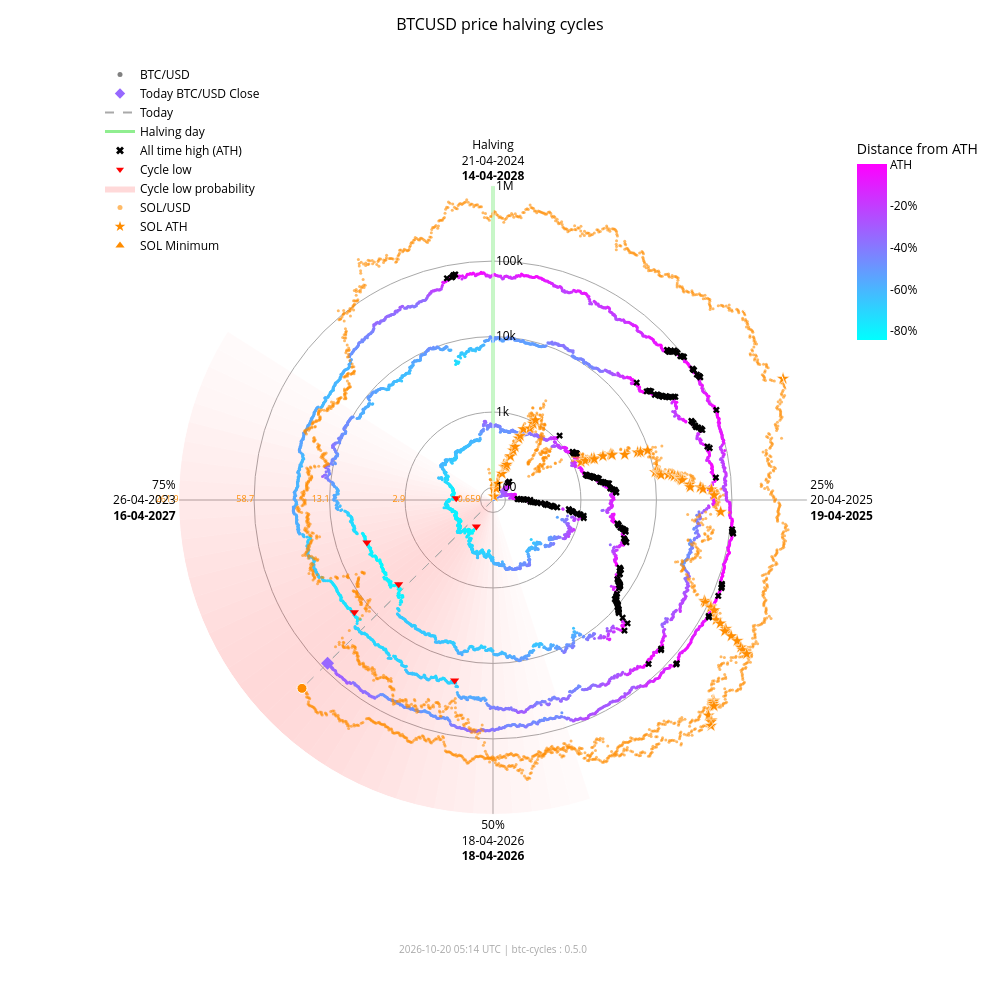

Notebook cell for this chart:
### Markdown cell above
### Interactive chart with overlay

### Code cell
fig_overlay_interactive = btc.plot(
    kind="interactive",
    from_date="2012-11-28",
    overlay=sol,
)
fig_overlay_interactive.show(config={"scrollZoom": True, "displayModeBar": True})

### Figure 1 — Plotly figure (JSON) as saved in the notebook; plotly's stock layout.template omitted (floating-point values rounded to 4 significant figures; data arrays with more than 128 entries replaced by an {"elided": "..."} marker saying what was removed)
{"data": [{"fill": "toself", "fillcolor": "rgba(255,0,0,0.018306980149439524)", "hoverinfo": "skip", "line": {"width": 0}, "mode": "lines", "r": [68.43, 1000000, 1000000, 68.43, 68.43], "showlegend": false, "theta": [162.0, 162.0, 165.6, 165.6, 162.0], "type": "scatterpolar"}, {"fill": "toself", "fillcolor": "rgba(255,0,0,0.02405911634527998)", "hoverinfo": "skip", "line": {"width": 0}, "mode": "lines", "r": [68.43, 1000000, 1000000, 68.43, 68.43], "showlegend": false, "theta": [165.6, 165.6, 169.2, 169.2, 165.6], "type": "scatterpolar"}, {"fill": "toself", "fillcolor": "rgba(255,0,0,0.030803449372254352)", "hoverinfo": "skip", "line": {"width": 0}, "mode": "lines", "r": [68.43, 1000000, 1000000, 68.43, 68.43], "showlegend": false, "theta": [169.2, 169.2, 172.8, 172.8, 169.2], "type": "scatterpolar"}, {"fill": "toself", "fillcolor": "rgba(255,0,0,0.03847233586005252)", "hoverinfo": "skip", "line": {"width": 0}, "mode": "lines", "r": [68.43, 1000000, 1000000, 68.43, 68.43], "showlegend": false, "theta": [172.8, 172.8, 176.4, 176.4, 172.8], "type": "scatterpolar"}, {"fill": "toself", "fillcolor": "rgba(255,0,0,0.04694405159551339)", "hoverinfo": "skip", "line": {"width": 0}, "mode": "lines", "r": [68.43, 1000000, 1000000, 68.43, 68.43], "showlegend": false, "theta": [176.4, 176.4, 180.0, 180.0, 176.4], "type": "scatterpolar"}, {"fill": "toself", "fillcolor": "rgba(255,0,0,0.05605603979818329)", "hoverinfo": "skip", "line": {"width": 0}, "mode": "lines", "r": [68.43, 1000000, 1000000, 68.43, 68.43], "showlegend": false, "theta": [180.0, 180.0, 183.6, 183.6, 180.0], "type": "scatterpolar"}, {"fill": "toself", "fillcolor": "rgba(255,0,0,0.06562330627802694)", "hoverinfo": "skip", "line": {"width": 0}, "mode": "lines", "r": [68.43, 1000000, 1000000, 68.43, 68.43], "showlegend": false, "theta": [183.6, 183.6, 187.2, 187.2, 183.6], "type": "scatterpolar"}, {"fill": "toself", "fillcolor": "rgba(255,0,0,0.07545707932574237)", "hoverinfo": "skip", "line": {"width": 0}, "mode": "lines", "r": [68.43, 1000000, 1000000, 68.43, 68.43], "showlegend": false, "theta": [187.2, 187.2, 190.8, 190.8, 187.2], "type": "scatterpolar"}, {"fill": "toself", "fillcolor": "rgba(255,0,0,0.08537841060169407)", "hoverinfo": "skip", "line": {"width": 0}, "mode": "lines", "r": [68.43, 1000000, 1000000, 68.43, 68.43], "showlegend": false, "theta": [190.8, 190.8, 194.4, 194.4, 190.8], "type": "scatterpolar"}, {"fill": "toself", "fillcolor": "rgba(255,0,0,0.09522272137134848)", "hoverinfo": "skip", "line": {"width": 0}, "mode": "lines", "r": [68.43, 1000000, 1000000, 68.43, 68.43], "showlegend": false, "theta": [194.4, 194.4, 198.0, 198.0, 194.4], "type": "scatterpolar"}, {"fill": "toself", "fillcolor": "rgba(255,0,0,0.10483418800389058)", "hoverinfo": "skip", "line": {"width": 0}, "mode": "lines", "r": [68.43, 1000000, 1000000, 68.43, 68.43], "showlegend": false, "theta": [198.0, 198.0, 201.6, 201.6, 198.0], "type": "scatterpolar"}, {"fill": "toself", "fillcolor": "rgba(255,0,0,0.11405248627197925)", "hoverinfo": "skip", "line": {"width": 0}, "mode": "lines", "r": [68.43, 1000000, 1000000, 68.43, 68.43], "showlegend": false, "theta": [201.6, 201.6, 205.2, 205.2, 201.6], "type": "scatterpolar"}, {"fill": "toself", "fillcolor": "rgba(255,0,0,0.12269756305009562)", "hoverinfo": "skip", "line": {"width": 0}, "mode": "lines", "r": [68.43, 1000000, 1000000, 68.43, 68.43], "showlegend": false, "theta": [205.2, 205.2, 208.8, 208.8, 205.2], "type": "scatterpolar"}, {"fill": "toself", "fillcolor": "rgba(255,0,0,0.13055959037792858)", "hoverinfo": "skip", "line": {"width": 0}, "mode": "lines", "r": [68.43, 1000000, 1000000, 68.43, 68.43], "showlegend": false, "theta": [208.8, 208.8, 212.4, 212.4, 208.8], "type": "scatterpolar"}, {"fill": "toself", "fillcolor": "rgba(255,0,0,0.13740037014073872)", "hoverinfo": "skip", "line": {"width": 0}, "mode": "lines", "r": [68.43, 1000000, 1000000, 68.43, 68.43], "showlegend": false, "theta": [212.4, 212.4, 216.0, 216.0, 212.4], "type": "scatterpolar"}, {"fill": "toself", "fillcolor": "rgba(255,0,0,0.14296927208088228)", "hoverinfo": "skip", "line": {"width": 0}, "mode": "lines", "r": [68.43, 1000000, 1000000, 68.43, 68.43], "showlegend": false, "theta": [216.0, 216.0, 219.6, 219.6, 216.0], "type": "scatterpolar"}, {"fill": "toself", "fillcolor": "rgba(255,0,0,0.14703219887325494)", "hoverinfo": "skip", "line": {"width": 0}, "mode": "lines", "r": [68.43, 1000000, 1000000, 68.43, 68.43], "showlegend": false, "theta": [219.6, 219.6, 223.2, 223.2, 219.6], "type": "scatterpolar"}, {"fill": "toself", "fillcolor": "rgba(255,0,0,0.14940752827264187)", "hoverinfo": "skip", "line": {"width": 0}, "mode": "lines", "r": [68.43, 1000000, 1000000, 68.43, 68.43], "showlegend": false, "theta": [223.2, 223.2, 226.8, 226.8, 223.2], "type": "scatterpolar"}, {"fill": "toself", "fillcolor": "rgba(255,0,0,0.15)", "hoverinfo": "skip", "line": {"width": 0}, "mode": "lines", "r": [68.43, 1000000, 1000000, 68.43, 68.43], "showlegend": false, "theta": [226.8, 226.8, 230.4, 230.4, 226.8], "type": "scatterpolar"}, {"fill": "toself", "fillcolor": "rgba(255,0,0,0.14882314851976614)", "hoverinfo": "skip", "line": {"width": 0}, "mode": "lines", "r": [68.43, 1000000, 1000000, 68.43, 68.43], "showlegend": false, "theta": [230.4, 230.4, 234.0, 234.0, 230.4], "type": "scatterpolar"}, {"fill": "toself", "fillcolor": "rgba(255,0,0,0.14600334989350275)", "hoverinfo": "skip", "line": {"width": 0}, "mode": "lines", "r": [68.43, 1000000, 1000000, 68.43, 68.43], "showlegend": false, "theta": [234.0, 234.0, 237.6, 237.6, 234.0], "type": "scatterpolar"}, {"fill": "toself", "fillcolor": "rgba(255,0,0,0.14176315293000513)", "hoverinfo": "skip", "line": {"width": 0}, "mode": "lines", "r": [68.43, 1000000, 1000000, 68.43, 68.43], "showlegend": false, "theta": [237.6, 237.6, 241.2, 241.2, 237.6], "type": "scatterpolar"}, {"fill": "toself", "fillcolor": "rgba(255,0,0,0.1363869302869166)", "hoverinfo": "skip", "line": {"width": 0}, "mode": "lines", "r": [68.43, 1000000, 1000000, 68.43, 68.43], "showlegend": false, "theta": [241.2, 241.2, 244.8, 244.8, 241.2], "type": "scatterpolar"}, {"fill": "toself", "fillcolor": "rgba(255,0,0,0.13017643696734477)", "hoverinfo": "skip", "line": {"width": 0}, "mode": "lines", "r": [68.43, 1000000, 1000000, 68.43, 68.43], "showlegend": false, "theta": [244.8, 244.8, 248.4, 248.4, 244.8], "type": "scatterpolar"}, {"fill": "toself", "fillcolor": "rgba(255,0,0,0.1234063302665758)", "hoverinfo": "skip", "line": {"width": 0}, "mode": "lines", "r": [68.43, 1000000, 1000000, 68.43, 68.43], "showlegend": false, "theta": [248.4, 248.4, 252.0, 252.0, 248.4], "type": "scatterpolar"}, {"fill": "toself", "fillcolor": "rgba(255,0,0,0.11628949020714345)", "hoverinfo": "skip", "line": {"width": 0}, "mode": "lines", "r": [68.43, 1000000, 1000000, 68.43, 68.43], "showlegend": false, "theta": [252.0, 252.0, 255.6, 255.6, 252.0], "type": "scatterpolar"}, {"fill": "toself", "fillcolor": "rgba(255,0,0,0.108959277972535)", "hoverinfo": "skip", "line": {"width": 0}, "mode": "lines", "r": [68.43, 1000000, 1000000, 68.43, 68.43], "showlegend": false, "theta": [255.6, 255.6, 259.2, 259.2, 255.6], "type": "scatterpolar"}, {"fill": "toself", "fillcolor": "rgba(255,0,0,0.1014715299920515)", "hoverinfo": "skip", "line": {"width": 0}, "mode": "lines", "r": [68.43, 1000000, 1000000, 68.43, 68.43], "showlegend": false, "theta": [259.2, 259.2, 262.8, 262.8, 259.2], "type": "scatterpolar"}, {"fill": "toself", "fillcolor": "rgba(255,0,0,0.09382430417652897)", "hoverinfo": "skip", "line": {"width": 0}, "mode": "lines", "r": [68.43, 1000000, 1000000, 68.43, 68.43], "showlegend": false, "theta": [262.8, 262.8, 266.4, 266.4, 262.8], "type": "scatterpolar"}, {"fill": "toself", "fillcolor": "rgba(255,0,0,0.08598937207621672)", "hoverinfo": "skip", "line": {"width": 0}, "mode": "lines", "r": [68.43, 1000000, 1000000, 68.43, 68.43], "showlegend": false, "theta": [266.4, 266.4, 270.0, 270.0, 266.4], "type": "scatterpolar"}, {"fill": "toself", "fillcolor": "rgba(255,0,0,0.07794710108398434)", "hoverinfo": "skip", "line": {"width": 0}, "mode": "lines", "r": [68.43, 1000000, 1000000, 68.43, 68.43], "showlegend": false, "theta": [270.0, 270.0, 273.6, 273.6, 270.0], "type": "scatterpolar"}, {"fill": "toself", "fillcolor": "rgba(255,0,0,0.06971614429145927)", "hoverinfo": "skip", "line": {"width": 0}, "mode": "lines", "r": [68.43, 1000000, 1000000, 68.43, 68.43], "showlegend": false, "theta": [273.6, 273.6, 277.2, 277.2, 273.6], "type": "scatterpolar"}, {"fill": "toself", "fillcolor": "rgba(255,0,0,0.061371174705723626)", "hoverinfo": "skip", "line": {"width": 0}, "mode": "lines", "r": [68.43, 1000000, 1000000, 68.43, 68.43], "showlegend": false, "theta": [277.2, 277.2, 280.8, 280.8, 277.2], "type": "scatterpolar"}, {"fill": "toself", "fillcolor": "rgba(255,0,0,0.05304520605236535)", "hoverinfo": "skip", "line": {"width": 0}, "mode": "lines", "r": [68.43, 1000000, 1000000, 68.43, 68.43], "showlegend": false, "theta": [280.8, 280.8, 284.4, 284.4, 280.8], "type": "scatterpolar"}, {"fill": "toself", "fillcolor": "rgba(255,0,0,0.044916938988340704)", "hoverinfo": "skip", "line": {"width": 0}, "mode": "lines", "r": [68.43, 1000000, 1000000, 68.43, 68.43], "showlegend": false, "theta": [284.4, 284.4, 288.0, 288.0, 284.4], "type": "scatterpolar"}, {"fill": "toself", "fillcolor": "rgba(255,0,0,0.0371870550186571)", "hoverinfo": "skip", "line": {"width": 0}, "mode": "lines", "r": [68.43, 1000000, 1000000, 68.43, 68.43], "showlegend": false, "theta": [288.0, 288.0, 291.6, 291.6, 288.0], "type": "scatterpolar"}, {"fill": "toself", "fillcolor": "rgba(255,0,0,0.030049603184432498)", "hoverinfo": "skip", "line": {"width": 0}, "mode": "lines", "r": [68.43, 1000000, 1000000, 68.43, 68.43], "showlegend": false, "theta": [291.6, 291.6, 295.2, 295.2, 291.6], "type": "scatterpolar"}, {"fill": "toself", "fillcolor": "rgba(255,0,0,0.023665126797805223)", "hoverinfo": "skip", "line": {"width": 0}, "mode": "lines", "r": [68.43, 1000000, 1000000, 68.43, 68.43], "showlegend": false, "theta": [295.2, 295.2, 298.8, 298.8, 295.2], "type": "scatterpolar"}, {"fill": "toself", "fillcolor": "rgba(255,0,0,0.018141004067302662)", "hoverinfo": "skip", "line": {"width": 0}, "mode": "lines", "r": [68.43, 1000000, 1000000, 68.43, 68.43], "showlegend": false, "theta": [298.8, 298.8, 302.4, 302.4, 298.8], "type": "scatterpolar"}, {"hoverinfo": "skip", "line": {"color": "darkgrey", "dash": "dash", "width": 1}, "mode": "lines", "r": [68.43, 81850.0], "showlegend": false, "theta": [225.4, 225.4], "type": "scatterpolar"}, {"hoverinfo": "skip", "line": {"color": "darkgrey", "dash": "dash", "width": 1}, "mode": "lines", "r": [68.43, 244700.0], "showlegend": false, "theta": [225.4, 225.4], "type": "scatterpolar"}, {"hoverinfo": "skip", "line": {"color": "lightgreen", "width": 3}, "mode": "lines", "r": [68.43, 1000000], "showlegend": false, "theta": [0, 0], "type": "scatterpolar"}, {"hoverinfo": "text", "marker": {"color": {"elided": "4924 str values"}, "size": 3}, "mode": "markers", "r": {"elided": "4924 float values"}, "showlegend": false, "text": {"elided": "4924 str values"}, "theta": {"elided": "4924 float values"}, "type": "scatterpolar"}, {"hoverinfo": "text", "marker": {"color": "#FF8C00", "opacity": 0.6, "size": 3}, "mode": "markers", "r": {"elided": "2384 float values"}, "showlegend": false, "text": {"elided": "2384 str values"}, "theta": {"elided": "2384 float values"}, "type": "scatterpolar"}, {"hoverinfo": "text", "marker": {"color": "#9768ff", "size": 10, "symbol": "diamond"}, "mode": "markers", "r": [81850.0], "showlegend": false, "text": ["Today<br>Date: 2026-10-19<br>Price: $81,853.54"], "theta": [225.4], "type": "scatterpolar"}, {"hoverinfo": "text", "marker": {"color": "#FF8C00", "line": {"color": "white", "width": 1}, "size": 10, "symbol": "circle"}, "mode": "markers", "r": [244700.0], "showlegend": false, "text": ["Today SOL<br>Date: 2026-10-19<br>Price: $104.93"], "theta": [225.4], "type": "scatterpolar"}, {"hoverinfo": "text", "marker": {"color": "#FF8C00", "line": {"color": "white", "width": 0.5}, "size": 10, "symbol": "star"}, "mode": "markers", "r": [68.43, 76.69, 98.28, 115.1, 160.2, 199.2, 200.3, 203.8, 217.3, 287.8, 349.8, 397.3, 523.3, 573.2, 718.1, 798.5, 948.0, 1078.0, 1271.0, 1461.0, 1785.0, 1908.0, 1917.0, 2530.0, 3215.0, 3302.0, 3322.0, 4795.0, 7121.0, 7760.0, 9679.0, 10370.0, 11210.0, 11600.0, 11830.0, 12190.0, 15220.0, 16990.0, 18090.0, 20010.0, 20730.0, 21720.0, 21920.0, 22700.0, 28100.0, 28410.0, 38550.0, 41750.0, 54000.0, 58230.0, 71670.0, 86520.0, 90770.0, 111800.0, 112400.0, 128500.0, 155700.0, 182600.0, 229400.0, 231200.0, 295100.0, 371400.0, 451600.0, 493500.0, 583700.0, 612100.0, 618900.0, 644000.0, 686600.0, 744100.0, 879500.0, 907500.0, 980900.0, 1000000.0], "showlegend": false, "text": ["SOL ATH<br>Date: 2020-04-10<br>Price: $0.95", "SOL ATH<br>Date: 2020-07-12<br>Price: $1.02", "SOL ATH<br>Date: 2020-07-13<br>Price: $1.18", "SOL ATH<br>Date: 2020-07-15<br>Price: $1.29", "SOL ATH<br>Date: 2020-07-26<br>Price: $1.57", "SOL ATH<br>Date: 2020-07-27<br>Price: $1.78", "SOL ATH<br>Date: 2020-07-28<br>Price: $1.78", "SOL ATH<br>Date: 2020-08-03<br>Price: $1.80", "SOL ATH<br>Date: 2020-08-04<br>Price: $1.87", "SOL ATH<br>Date: 2020-08-06<br>Price: $2.21", "SOL ATH<br>Date: 2020-08-08<br>Price: $2.47", "SOL ATH<br>Date: 2020-08-09<br>Price: $2.67", "SOL ATH<br>Date: 2020-08-10<br>Price: $3.13", "SOL ATH<br>Date: 2020-08-11<br>Price: $3.30", "SOL ATH<br>Date: 2020-08-12<br>Price: $3.77", "SOL ATH<br>Date: 2020-08-28<br>Price: $4.01", "SOL ATH<br>Date: 2020-08-30<br>Price: $4.44", "SOL ATH<br>Date: 2020-08-31<br>Price: $4.78", "SOL ATH<br>Date: 2021-02-02<br>Price: $5.27", "SOL ATH<br>Date: 2021-02-03<br>Price: $5.72", "SOL ATH<br>Date: 2021-02-04<br>Price: $6.43", "SOL ATH<br>Date: 2021-02-05<br>Price: $6.68", "SOL ATH<br>Date: 2021-02-07<br>Price: $6.70", "SOL ATH<br>Date: 2021-02-08<br>Price: $7.88", "SOL ATH<br>Date: 2021-02-10<br>Price: $9.07", "SOL ATH<br>Date: 2021-02-11<br>Price: $9.22", "SOL ATH<br>Date: 2021-02-12<br>Price: $9.25", "SOL ATH<br>Date: 2021-02-19<br>Price: $11.47", "SOL ATH<br>Date: 2021-02-22<br>Price: $14.45", "SOL ATH<br>Date: 2021-02-23<br>Price: $15.20", "SOL ATH<br>Date: 2021-02-24<br>Price: $17.30", "SOL ATH<br>Date: 2021-03-28<br>Price: $18.02", "SOL ATH<br>Date: 2021-03-29<br>Price: $18.85", "SOL ATH<br>Date: 2021-03-30<br>Price: $19.23", "SOL ATH<br>Date: 2021-03-31<br>Price: $19.47", "SOL ATH<br>Date: 2021-04-02<br>Price: $19.81", "SOL ATH<br>Date: 2021-04-03<br>Price: $22.55", "SOL ATH<br>Date: 2021-04-04<br>Price: $24.06", "SOL ATH<br>Date: 2021-04-06<br>Price: $24.96", "SOL ATH<br>Date: 2021-04-07<br>Price: $26.48", "SOL ATH<br>Date: 2021-04-08<br>Price: $27.03", "SOL ATH<br>Date: 2021-04-09<br>Price: $27.78", "SOL ATH<br>Date: 2021-04-11<br>Price: $27.93", "SOL ATH<br>Date: 2021-04-12<br>Price: $28.51", "SOL ATH<br>Date: 2021-04-18<br>Price: $32.30", "SOL ATH<br>Date: 2021-04-21<br>Price: $32.51", "SOL ATH<br>Date: 2021-04-22<br>Price: $38.88", "SOL ATH<br>Date: 2021-04-24<br>Price: $40.74", "SOL ATH<br>Date: 2021-04-25<br>Price: $47.37", "SOL ATH<br>Date: 2021-05-01<br>Price: $49.51", "SOL ATH<br>Date: 2021-05-18<br>Price: $55.91", "SOL ATH<br>Date: 2021-08-16<br>Price: $62.43", "SOL ATH<br>Date: 2021-08-17<br>Price: $64.21", "SOL ATH<br>Date: 2021-08-18<br>Price: $72.54", "SOL ATH<br>Date: 2021-08-19<br>Price: $72.76", "SOL ATH<br>Date: 2021-08-20<br>Price: $78.72", "SOL ATH<br>Date: 2021-08-27<br>Price: $88.09", "SOL ATH<br>Date: 2021-08-28<br>Price: $96.70", "SOL ATH<br>Date: 2021-08-30<br>Price: $110.54", "SOL ATH<br>Date: 2021-09-01<br>Price: $111.03", "SOL ATH<br>Date: 2021-09-02<br>Price: $128.10", "SOL ATH<br>Date: 2021-09-03<br>Price: $146.58", "SOL ATH<br>Date: 2021-09-06<br>Price: $164.38", "SOL ATH<br>Date: 2021-09-07<br>Price: $173.15", "SOL ATH<br>Date: 2021-09-08<br>Price: $191.04", "SOL ATH<br>Date: 2021-10-22<br>Price: $196.43", "SOL ATH<br>Date: 2021-10-23<br>Price: $197.70", "SOL ATH<br>Date: 2021-10-24<br>Price: $202.36", "SOL ATH<br>Date: 2021-10-25<br>Price: $210.10", "SOL ATH<br>Date: 2021-11-02<br>Price: $220.24", "SOL ATH<br>Date: 2021-11-03<br>Price: $242.90", "SOL ATH<br>Date: 2021-11-04<br>Price: $247.39", "SOL ATH<br>Date: 2021-11-06<br>Price: $258.93", "SOL ATH<br>Date: 2025-01-18<br>Price: $261.87"], "theta": [352.0, 15.5, 15.75, 16.25, 19.0, 19.25, 19.5, 21.0, 21.25, 21.75, 22.25, 22.5, 22.75, 23.0, 23.25, 27.25, 27.75, 28.0, 66.75, 67.0, 67.25, 67.5, 68.0, 68.25, 68.75, 69.0, 69.25, 71.0, 71.75, 72.0, 72.25, 80.25, 80.5, 80.75, 81.0, 81.5, 81.75, 82.0, 82.5, 82.75, 83.0, 83.25, 83.75, 84.0, 85.5, 86.25, 86.5, 87.0, 87.25, 88.75, 93.0, 115.5, 115.8, 116.0, 116.2, 116.5, 118.2, 118.5, 119.0, 119.5, 119.8, 120.0, 120.7, 121.0, 121.3, 132.2, 132.5, 132.8, 133.0, 135.0, 135.2, 135.5, 136.0, 67.3], "type": "scatterpolar"}, {"hoverinfo": "text", "marker": {"color": "#FF8C00", "line": {"color": "white", "width": 0.5}, "size": 10, "symbol": "triangle-up"}, "mode": "markers", "r": [68.43], "showlegend": false, "text": ["SOL Minimum<br>Date: 2020-05-11<br>Price: $0.52"], "theta": [0.0], "type": "scatterpolar"}, {"hoverinfo": "text", "marker": {"color": "black", "size": 6, "symbol": "x"}, "mode": "markers", "r": {"elided": "182 float values"}, "showlegend": false, "text": {"elided": "182 str values"}, "theta": {"elided": "182 float values"}, "type": "scatterpolar"}, {"hoverinfo": "text", "marker": {"color": "red", "size": 8, "symbol": "triangle-down"}, "mode": "markers", "r": [178.1, 210.5, 3237.0, 3961.0, 19020.0, 15790.0], "showlegend": false, "text": ["Cycle Low<br>Date: 2015-01-14<br>Price: $178.10<br>ATH distance: -84.5%", "Cycle Low<br>Date: 2015-08-24<br>Price: $210.49<br>ATH distance: -81.7%", "Cycle Low<br>Date: 2018-12-15<br>Price: $3,236.76<br>ATH distance: -83.4%", "Cycle Low<br>Date: 2019-03-15<br>Price: $3,960.91<br>ATH distance: -79.7%", "Cycle Low<br>Date: 2022-06-18<br>Price: $19,017.64<br>ATH distance: -71.9%", "Cycle Low<br>Date: 2022-11-21<br>Price: $15,787.28<br>ATH distance: -76.6%"], "theta": [212.1, 272.7, 228.3, 251.4, 192.0, 231.0], "type": "scatterpolar"}, {"marker": {"color": "grey", "size": 5}, "mode": "markers", "name": "BTC/USD", "r": [null], "theta": [null], "type": "scatterpolar"}, {"marker": {"color": "#9768ff", "size": 8, "symbol": "diamond"}, "mode": "markers", "name": "Today BTC/USD Close", "r": [null], "theta": [null], "type": "scatterpolar"}, {"line": {"color": "darkgrey", "dash": "dash"}, "mode": "lines", "name": "Today", "r": [null], "theta": [null], "type": "scatterpolar"}, {"line": {"color": "lightgreen", "width": 3}, "mode": "lines", "name": "Halving day", "r": [null], "theta": [null], "type": "scatterpolar"}, {"marker": {"color": "black", "size": 7, "symbol": "x"}, "mode": "markers", "name": "All time high (ATH)", "r": [null], "theta": [null], "type": "scatterpolar"}, {"marker": {"color": "red", "size": 7, "symbol": "triangle-down"}, "mode": "markers", "name": "Cycle low", "r": [null], "theta": [null], "type": "scatterpolar"}, {"fill": "toself", "fillcolor": "rgba(255,0,0,0.15)", "line": {"width": 0}, "mode": "lines", "name": "Cycle low probability", "r": [null], "theta": [null], "type": "scatterpolar"}, {"marker": {"color": "#FF8C00", "opacity": 0.6, "size": 5}, "mode": "markers", "name": "SOL/USD", "r": [null], "theta": [null], "type": "scatterpolar"}, {"marker": {"color": "#FF8C00", "size": 8, "symbol": "star"}, "mode": "markers", "name": "SOL ATH", "r": [null], "theta": [null], "type": "scatterpolar"}, {"marker": {"color": "#FF8C00", "size": 8, "symbol": "triangle-up"}, "mode": "markers", "name": "SOL Minimum", "r": [null], "theta": [null], "type": "scatterpolar"}, {"hoverinfo": "skip", "marker": {"cmax": 0, "cmin": -0.8453, "color": [0], "colorbar": {"len": 0.25, "ticktext": ["ATH", "-20%", "-40%", "-60%", "-80%", "-100%"], "tickvals": [0, -0.2, -0.4, -0.6, -0.8, -1.0], "title": {"text": "Distance from ATH"}, "x": 0.95, "y": 0.92, "yanchor": "top"}, "colorscale": {"elided": "256x2 mixed values"}, "showscale": true, "size": 0}, "mode": "markers", "r": [null], "showlegend": false, "theta": [null], "type": "scatterpolar"}, {"hoverinfo": "skip", "mode": "text", "r": [100, 1000, 10000, 100000, 1000000], "showlegend": false, "text": ["0.659", "2.9", "13.1", "58.7", "261.9"], "textfont": {"color": "#FF8C00", "size": 9}, "textposition": "middle left", "theta": [270, 270, 270, 270, 270], "type": "scatterpolar"}], "layout": {"annotations": [{"font": {"color": "darkgrey", "size": 10}, "showarrow": false, "text": "2026-10-20 05:14 UTC | btc-cycles : 0.5.0", "x": 0.5, "xref": "paper", "y": -0.02, "yref": "paper"}], "font": {"color": "black"}, "height": 1000, "legend": {"bgcolor": "rgba(0,0,0,0)", "font": {"color": "black"}, "x": 0.0, "y": 1.0}, "margin": {"b": 60, "l": 100, "r": 80, "t": 60}, "paper_bgcolor": "white", "plot_bgcolor": "white", "polar": {"angularaxis": {"color": "black", "direction": "clockwise", "gridcolor": "darkgrey", "rotation": 90, "ticktext": ["Halving<br>21-04-2024<br><b>14-04-2028</b>", "25%<br>20-04-2025<br><b>19-04-2025</b>", "50%<br>18-04-2026<br><b>18-04-2026</b>", "75%<br>26-04-2023<br><b>16-04-2027</b>"], "tickvals": [0, 90, 180, 270]}, "bgcolor": "white", "domain": {"x": [0.1, 0.9], "y": [0.05, 0.95]}, "radialaxis": {"angle": 90, "color": "black", "gridcolor": "darkgrey", "range": [1.835, 6.0], "tickangle": 90, "ticktext": ["100", "1k", "10k", "100k", "1M"], "tickvals": [100, 1000, 10000, 100000, 1000000], "type": "log"}}, "title": {"font": {"color": "black", "size": 16}, "text": "BTCUSD price halving cycles", "x": 0.5}, "width": 1000}}
